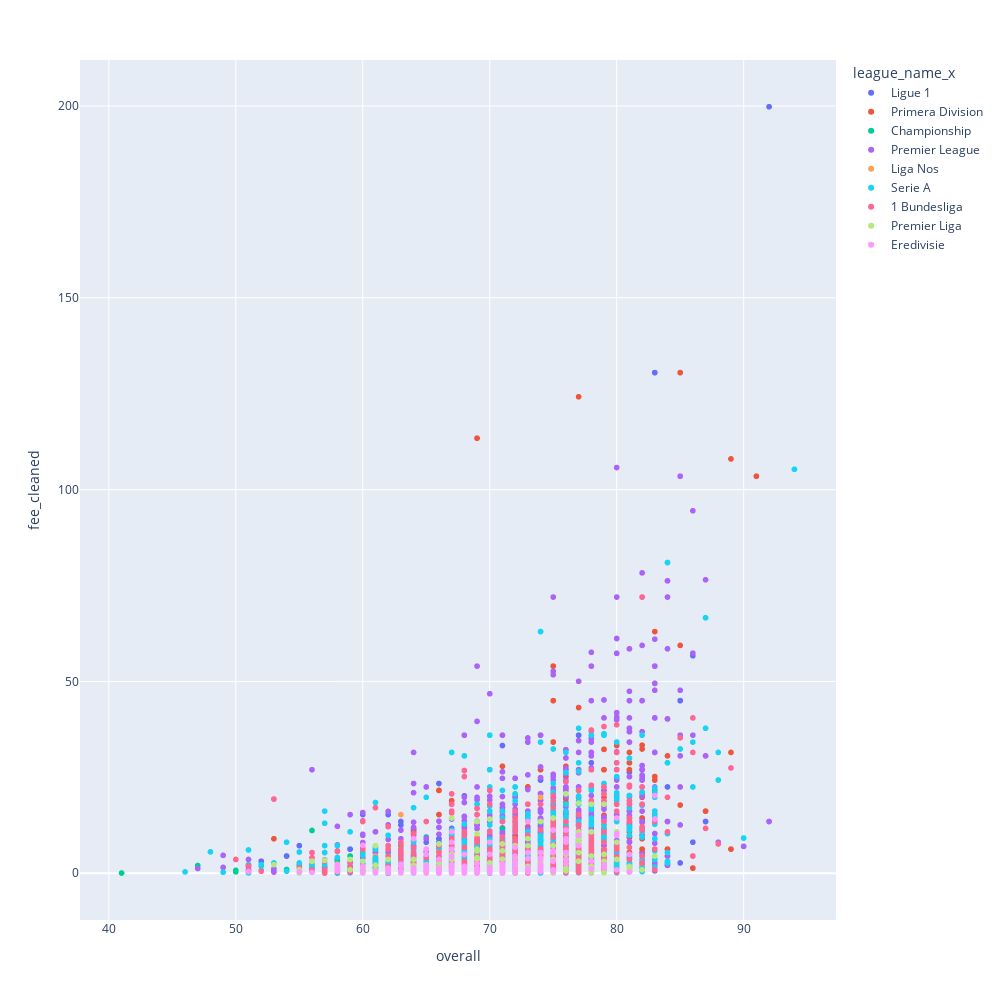

Source (notebook cell):
### Code cell
fig = px.scatter(data, x="overall", y="fee_cleaned",color='league_name_x', hover_data=['player_name', 'league_name_x', 'fifa year'], width=1000, height=1000)
fig.show()

### Figure 1 — Plotly figure (JSON) as saved in the notebook; plotly's stock layout.template omitted (floating-point values rounded to 4 significant figures; data arrays with more than 128 entries replaced by an {"elided": "..."} marker saying what was removed)
{"data": [{"customdata": {"elided": "550x3 mixed values"}, "hovertemplate": "league_name_x=%{customdata[1]}<br>overall=%{x}<br>fee_cleaned=%{y}<br>player_name=%{customdata[0]}<br>fifa year=%{customdata[2]}<extra></extra>", "legendgroup": "Ligue 1", "marker": {"color": "#636efa", "symbol": "circle"}, "mode": "markers", "name": "Ligue 1", "showlegend": true, "type": "scattergl", "visible": true, "x": {"elided": "550 int values"}, "xaxis": "x", "y": {"elided": "550 float values"}, "yaxis": "y"}, {"customdata": {"elided": "757x3 mixed values"}, "hovertemplate": "league_name_x=%{customdata[1]}<br>overall=%{x}<br>fee_cleaned=%{y}<br>player_name=%{customdata[0]}<br>fifa year=%{customdata[2]}<extra></extra>", "legendgroup": "Primera Division", "marker": {"color": "#EF553B", "symbol": "circle"}, "mode": "markers", "name": "Primera Division", "showlegend": true, "type": "scattergl", "x": {"elided": "757 int values"}, "xaxis": "x", "y": {"elided": "757 float values"}, "yaxis": "y"}, {"customdata": {"elided": "551x3 mixed values"}, "hovertemplate": "league_name_x=%{customdata[1]}<br>overall=%{x}<br>fee_cleaned=%{y}<br>player_name=%{customdata[0]}<br>fifa year=%{customdata[2]}<extra></extra>", "legendgroup": "Championship", "marker": {"color": "#00cc96", "symbol": "circle"}, "mode": "markers", "name": "Championship", "showlegend": true, "type": "scattergl", "x": {"elided": "551 int values"}, "xaxis": "x", "y": {"elided": "551 float values"}, "yaxis": "y"}, {"customdata": {"elided": "843x3 mixed values"}, "hovertemplate": "league_name_x=%{customdata[1]}<br>overall=%{x}<br>fee_cleaned=%{y}<br>player_name=%{customdata[0]}<br>fifa year=%{customdata[2]}<extra></extra>", "legendgroup": "Premier League", "marker": {"color": "#ab63fa", "symbol": "circle"}, "mode": "markers", "name": "Premier League", "showlegend": true, "type": "scattergl", "x": {"elided": "843 int values"}, "xaxis": "x", "y": {"elided": "843 float values"}, "yaxis": "y"}, {"customdata": {"elided": "231x3 mixed values"}, "hovertemplate": "league_name_x=%{customdata[1]}<br>overall=%{x}<br>fee_cleaned=%{y}<br>player_name=%{customdata[0]}<br>fifa year=%{customdata[2]}<extra></extra>", "legendgroup": "Liga Nos", "marker": {"color": "#FFA15A", "symbol": "circle"}, "mode": "markers", "name": "Liga Nos", "showlegend": true, "type": "scattergl", "x": {"elided": "231 int values"}, "xaxis": "x", "y": {"elided": "231 float values"}, "yaxis": "y"}, {"customdata": {"elided": "1125x3 mixed values"}, "hovertemplate": "league_name_x=%{customdata[1]}<br>overall=%{x}<br>fee_cleaned=%{y}<br>player_name=%{customdata[0]}<br>fifa year=%{customdata[2]}<extra></extra>", "legendgroup": "Serie A", "marker": {"color": "#19d3f3", "symbol": "circle"}, "mode": "markers", "name": "Serie A", "showlegend": true, "type": "scattergl", "x": {"elided": "1125 int values"}, "xaxis": "x", "y": {"elided": "1125 float values"}, "yaxis": "y"}, {"customdata": {"elided": "694x3 mixed values"}, "hovertemplate": "league_name_x=%{customdata[1]}<br>overall=%{x}<br>fee_cleaned=%{y}<br>player_name=%{customdata[0]}<br>fifa year=%{customdata[2]}<extra></extra>", "legendgroup": "1 Bundesliga", "marker": {"color": "#FF6692", "symbol": "circle"}, "mode": "markers", "name": "1 Bundesliga", "showlegend": true, "type": "scattergl", "x": {"elided": "694 int values"}, "xaxis": "x", "y": {"elided": "694 float values"}, "yaxis": "y"}, {"customdata": {"elided": "154x3 mixed values"}, "hovertemplate": "league_name_x=%{customdata[1]}<br>overall=%{x}<br>fee_cleaned=%{y}<br>player_name=%{customdata[0]}<br>fifa year=%{customdata[2]}<extra></extra>", "legendgroup": "Premier Liga", "marker": {"color": "#B6E880", "symbol": "circle"}, "mode": "markers", "name": "Premier Liga", "showlegend": true, "type": "scattergl", "x": {"elided": "154 int values"}, "xaxis": "x", "y": {"elided": "154 float values"}, "yaxis": "y"}, {"customdata": {"elided": "193x3 mixed values"}, "hovertemplate": "league_name_x=%{customdata[1]}<br>overall=%{x}<br>fee_cleaned=%{y}<br>player_name=%{customdata[0]}<br>fifa year=%{customdata[2]}<extra></extra>", "legendgroup": "Eredivisie", "marker": {"color": "#FF97FF", "symbol": "circle"}, "mode": "markers", "name": "Eredivisie", "showlegend": true, "type": "scattergl", "x": {"elided": "193 int values"}, "xaxis": "x", "y": {"elided": "193 float values"}, "yaxis": "y"}], "layout": {"height": 1000, "legend": {"title": {"text": "league_name_x"}, "tracegroupgap": 0}, "margin": {"t": 60}, "width": 1000, "xaxis": {"anchor": "y", "autorange": true, "domain": [0, 1], "range": [37.72, 97.28], "title": {"text": "overall"}, "type": "linear"}, "yaxis": {"anchor": "x", "autorange": true, "domain": [0, 1], "range": [-12.18, 212.0], "title": {"text": "fee_cleaned"}, "type": "linear"}}}
